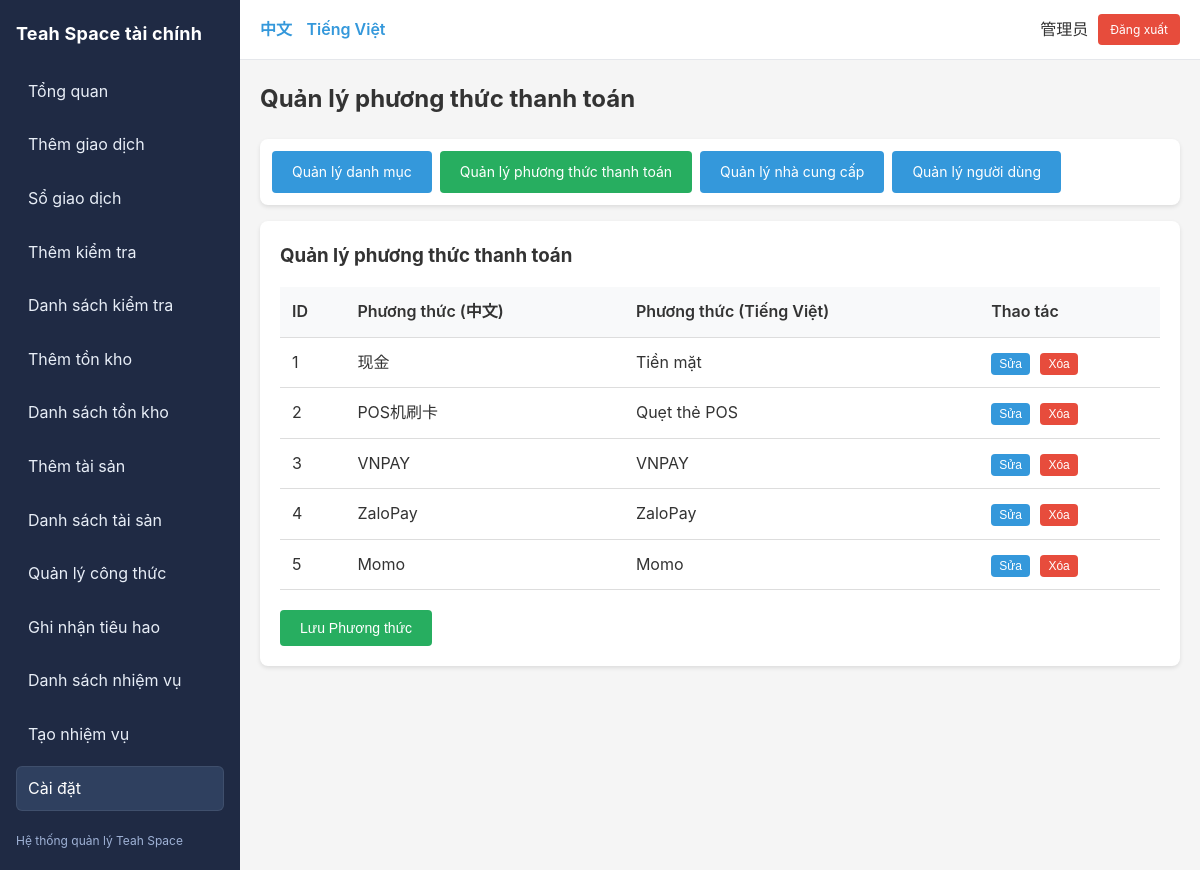
Page /index.php?r=settings/paymentMethods (signed in) on the committed database.
### tables this page shows
CREATE TABLE IF NOT EXISTS users (
  id INT AUTO_INCREMENT PRIMARY KEY,
  username VARCHAR(64) NOT NULL UNIQUE COMMENT '用户名',
  password_hash VARCHAR(255) NOT NULL COMMENT '密码哈希',
  display_name VARCHAR(64) NOT NULL COMMENT '显示名称',
  role_id INT NOT NULL COMMENT '角色ID',
  is_active TINYINT(1) NOT NULL DEFAULT 1 COMMENT '是否激活',
  created_at TIMESTAMP DEFAULT CURRENT_TIMESTAMP COMMENT '创建时间',
  updated_at TIMESTAMP DEFAULT CURRENT_TIMESTAMP ON UPDATE CURRENT_TIMESTAMP COMMENT '更新时间',
  CONSTRAINT fk_users_role FOREIGN KEY (role_id) REFERENCES roles(id) ON DELETE RESTRICT,
  INDEX idx_username (username),
  INDEX idx_role (role_id)
);

CREATE TABLE IF NOT EXISTS payment_methods (
  id INT AUTO_INCREMENT PRIMARY KEY,
  name_zh VARCHAR(64) NOT NULL COMMENT '中文名称',
  name_vi VARCHAR(64) NOT NULL COMMENT '越南语名称',
  is_active TINYINT(1) NOT NULL DEFAULT 1 COMMENT '是否激活'
);

### app/controllers/SettingController.php (called while the page is built, shortened)
<?php
require_once __DIR__ . '/../core/Auth.php';
require_once __DIR__ . '/../models/PaymentMethod.php';
require_once __DIR__ . '/../models/User.php';
require_once __DIR__ . '/../core/DB.php';
class SettingController {
  public function paymentMethods() {
    $paymentMethods = PaymentMethod::all();
    include __DIR__ . '/../views/settings/payment_methods.php';
  }
}

### app/core/Router.php (called while the page is built, shortened)
<?php
class Router {
  public static function dispatch() {
    $r = $_GET['r'] ?? 'reports/dashboard';
    [$controller, $action] = array_pad(explode('/', $r), 2, 'index');
    $obj = new $controller;
    call_user_func([$obj, $action]);
  }
}

### public/index.php (called while the page is built, shortened)
<?php
require_once __DIR__ . '/../app/config/db.php';
require_once __DIR__ . '/../app/core/DB.php';
require_once __DIR__ . '/../app/core/Router.php';
require_once __DIR__ . '/../app/core/Auth.php';
require_once __DIR__ . '/../app/core/I18n.php';
Router::dispatch();

### app/core/I18n.php (called while the page is built, shortened)
<?php
class I18n {
  private static $lang = [];
  private static $current = 'vi';
  public static function init() {
    self::$current = $_SESSION['lang'] ?? 'vi';
    $langFile = __DIR__ . "/../../lang/" . self::$current . ".php";
    if (file_exists($langFile)) {
      self::$lang = require $langFile;
    } else {
      self::$lang = [];
    }
  }
  public static function t($key) {
    return self::$lang[$key] ?? $key;
  }
  public static function current() {
    return self::$current;
  }
}
function __($key) {
  return I18n::t($key);
}

### app/core/Auth.php (called while the page is built, shortened)
<?php
require_once __DIR__ . '/../models/User.php';
class Auth {
  public static function check() {
    return isset($_SESSION['user_id']);
  }
  public static function user() {
    return User::find($_SESSION['user_id']);
  }
}

### app/core/DB.php (called while the page is built)
<?php
class DB {
  private static $conn = null;
  public static function conn() {
    if (self::$conn === null) {
      $config = require __DIR__ . '/../config/db.php';
      try {
        $dsn = "mysql:host={$config['host']};dbname={$config['dbname']};charset={$config['charset']}";
        self::$conn = new PDO($dsn, $config['user'], $config['pass'], [
          PDO::ATTR_ERRMODE => PDO::ERRMODE_EXCEPTION,
          PDO::ATTR_DEFAULT_FETCH_MODE => PDO::FETCH_ASSOC,
          PDO::ATTR_EMULATE_PREPARES => false,
        ]);
      } catch (PDOException $e) {
        die('Database connection failed: ' . $e->getMessage());
      }
    }
    return self::$conn;
  }
}

### app/models/User.php (called while the page is built, shortened)
<?php
require_once __DIR__ . '/../core/DB.php';
class User {
  public static function find($id) {
    $stmt = DB::conn()->prepare("
      SELECT u.*, r.`key` as role_key, r.name_zh as role_name_zh, r.name_vi as role_name_vi
      FROM users u
      JOIN roles r ON u.role_id = r.id
      WHERE u.id = ?
    ");
    $stmt->execute([$id]);
    return $stmt->fetch();
  }
}

### app/models/PaymentMethod.php (called while the page is built, shortened)
<?php
require_once __DIR__ . '/../core/DB.php';
class PaymentMethod {
  public static function all($filters = []) {
    $where = [];
    $params = [];
    $sql = "SELECT * FROM payment_methods";
    $sql .= " ORDER BY id";
    $stmt = DB::conn()->prepare($sql);
    $stmt->execute($params);
    return $stmt->fetchAll();
  }
}

### app/views/settings/payment_methods.php (the view, shortened to what this page needs)
<?php
include __DIR__ . '/../layout/header.php';
$current = $_GET['r'] ?? '';
?>
<h2 style="margin-bottom: 20px;"><?= __('setting.payment_methods') ?></h2>
<div class="card" style="padding: 12px; margin-bottom: 16px;">
  <div style="display: flex; gap: 8px; flex-wrap: wrap;">
    <a class="btn <?= $current === 'settings/categories' ? 'btn-success' : '' ?>" href="/index.php?r=settings/categories"><?= __('setting.categories') ?></a>
    <a class="btn <?= $current === 'settings/paymentMethods' ? 'btn-success' : '' ?>" href="/index.php?r=settings/paymentMethods"><?= __('setting.payment_methods') ?></a>
    <a class="btn <?= $current === 'settings/vendors' ? 'btn-success' : '' ?>" href="/index.php?r=settings/vendors"><?= __('setting.vendors') ?></a>
    <a class="btn <?= $current === 'settings/users' ? 'btn-success' : '' ?>" href="/index.php?r=settings/users"><?= __('setting.users') ?></a>
  </div>
</div>
<div class="card">
  <h3 style="margin-bottom: 16px;"><?= __('setting.payment_methods') ?></h3>
  <table>
    <tr>
      <th>ID</th>
      <th><?= __('field.payment') ?> (中文)</th>
      <th><?= __('field.payment') ?> (Tiếng Việt)</th>
      <th><?= __('list.actions') ?></th>
    </tr>
    <?php foreach ($paymentMethods as $pm): ?>
    <tr>
      <td><?= $pm['id'] ?></td>
      <td><?= htmlspecialchars($pm['name_zh']) ?></td>
      <td><?= htmlspecialchars($pm['name_vi']) ?></td>
      <td>
        <button onclick="editPaymentMethod(<?= htmlspecialchars(json_encode($pm)) ?>)" class="btn" style="padding: 4px 8px; font-size: 12px;">
          <?= __('btn.edit') ?>
        </button>
        <form method="post" style="display:inline-block; margin-left:6px;" onsubmit="return confirm('<?= __('btn.delete') ?>?');">
          <button type="submit" class="btn btn-danger" style="padding: 4px 8px; font-size: 12px;"><?= __('btn.delete') ?></button>
        </form>
      </td>
    </tr>
    <?php endforeach; ?>
  </table>
  <div style="margin-top: 20px;">
    <button onclick="showAddForm()" class="btn btn-success"><?= __('btn.save') ?> <?= __('field.payment') ?></button>
  </div>
</div>
<?php include __DIR__ . '/../layout/footer.php'; ?>

### app/views/layout/header.php (shortened to what this page needs)
<!doctype html>
<html lang="<?= I18n::current() ?>">
<head>
</head>
<body>
<?php if (Auth::check()): ?>
<div class="layout">
  <aside class="sidebar">
    <div class="brand"><?= __('app.name') ?></div>
    <nav class="nav-vertical">
      <a href="/index.php?r=reports/dashboard" class="<?= ($_GET['r'] ?? '') === 'reports/dashboard' ? 'active' : '' ?>">
        <?= __('nav.dashboard') ?>
      </a>
      <a href="/index.php?r=transactions/create" class="<?= ($_GET['r'] ?? '') === 'transactions/create' ? 'active' : '' ?>">
        <?= __('nav.add') ?>
      </a>
      <a href="/index.php?r=transactions/list" class="<?= ($_GET['r'] ?? '') === 'transactions/list' ? 'active' : '' ?>">
        <?= __('nav.list') ?>
      </a>
      <?php if (in_array(Auth::user()['role_key'], ['owner', 'manager', 'accountant'])): ?>
      <a href="/index.php?r=inspections/create" class="<?= ($_GET['r'] ?? '') === 'inspections/create' ? 'active' : '' ?>">
        <?= __('nav.inspections_create') ?>
      </a>
      <a href="/index.php?r=inspections/list" class="<?= ($_GET['r'] ?? '') === 'inspections/list' ? 'active' : '' ?>">
        <?= __('nav.inspections') ?>
      </a>
      <a href="/index.php?r=materials/create" class="<?= ($_GET['r'] ?? '') === 'materials/create' ? 'active' : '' ?>">
        <?= __('nav.materials_create') ?>
      </a>
      <a href="/index.php?r=materials/list" class="<?= ($_GET['r'] ?? '') === 'materials/list' ? 'active' : '' ?>">
        <?= __('nav.materials_list') ?>
      </a>
      <a href="/index.php?r=assets/create" class="<?= ($_GET['r'] ?? '') === 'assets/create' ? 'active' : '' ?>">
        <?= __('nav.assets_create') ?>
      </a>
      <a href="/index.php?r=assets/list" class="<?= ($_GET['r'] ?? '') === 'assets/list' ? 'active' : '' ?>">
        <?= __('nav.assets_list') ?>
      </a>
      <a href="/index.php?r=drinks/recipes" class="<?= ($_GET['r'] ?? '') === 'drinks/recipes' ? 'active' : '' ?>">
        <?= __('nav.recipes') ?>
      </a>
      <a href="/index.php?r=drinks/consume" class="<?= ($_GET['r'] ?? '') === 'drinks/consume' ? 'active' : '' ?>">
        <?= __('nav.consume') ?>
      </a>
      <?php endif; ?>
      <a href="/index.php?r=tasks/list" class="<?= strpos($_GET['r'] ?? '', 'tasks') === 0 ? 'active' : '' ?>">
        <?= __('task.list') ?>
      </a>
      <?php if (in_array(Auth::user()['role_key'], ['owner', 'manager'])): ?>
      <a href="/index.php?r=tasks/create" class="<?= ($_GET['r'] ?? '') === 'tasks/create' ? 'active' : '' ?>">
        <?= __('task.create') ?>
      </a>
      <?php endif; ?>
      <?php if (in_array(Auth::user()['role_key'], ['owner', 'manager', 'accountant'])): ?>
      <a href="/index.php?r=settings/categories" class="<?= strpos($_GET['r'] ?? '', 'settings') === 0 ? 'active' : '' ?>">
        <?= __('nav.settings') ?>
      </a>
      <?php endif; ?>
    </nav>
    <div class="hint"><?= __('app.title') ?></div>
  </aside>
  <div class="main" style="flex: 1; min-width: 0;">
    <div class="topbar">
      <div class="lang-switch">
        <a href="?<?= http_build_query(array_merge($_GET, ['lang' => 'zh'])) ?>">中文</a>
        <a href="?<?= http_build_query(array_merge($_GET, ['lang' => 'vi'])) ?>">Tiếng Việt</a>
      </div>
      <div class="user-box">
        <span><?= htmlspecialchars(Auth::user()['display_name']) ?></span>
        <a href="/index.php?r=auth/logout" class="btn btn-danger" style="padding: 6px 12px; font-size: 12px;">
          <?= __('nav.logout') ?>
        </a>
      </div>
    </div>
    <div class="container">
<?php else: ?>
<div class="container">
<?php endif; ?>

### app/views/layout/header.php (style rules this page uses)
* { margin: 0; padding: 0; box-sizing: border-box; }
body { font-family: -apple-system, BlinkMacSystemFont, 'Segoe UI', Roboto, 'Helvetica Neue', Arial, sans-serif; background: #f5f5f5; color: #333; line-height: 1.6; }
.layout { display: flex; min-height: 100vh; }
.sidebar { width: 240px; background: #1f2a44; color: #e8eef7; padding: 20px 16px; }
.sidebar .brand { font-weight: 700; font-size: 18px; margin-bottom: 20px; color: #fff; letter-spacing: 0.2px; }
.nav-vertical { display: flex; flex-direction: column; gap: 8px; }
.nav-vertical a { color: #e8eef7; text-decoration: none; padding: 10px 12px; border-radius: 6px; transition: background 0.2s, color 0.2s; }
.nav-vertical a.active { background: #2f405f; color: #fff; box-shadow: inset 0 0 0 1px rgba(255,255,255,0.08); }
.sidebar .hint { margin-top: 20px; font-size: 12px; color: #9fb2d6; }
.topbar { background: #fff; padding: 14px 20px; display: flex; align-items: center; justify-content: space-between; border-bottom: 1px solid #e5e7eb; position: sticky; top: 0; z-index: 10; }
.topbar .lang-switch a { color: #3498db; text-decoration: none; margin-right: 10px; font-weight: 600; }
.topbar .lang-switch a:last-child { margin-right: 0; }
.topbar .user-box { display: flex; align-items: center; gap: 10px; }
.container { max-width: 1200px; margin: 0 auto; padding: 20px; }
.card { background: white; border-radius: 8px; padding: 20px; margin-bottom: 20px; box-shadow: 0 2px 4px rgba(0,0,0,0.1); }
.btn { display: inline-block; padding: 10px 20px; background: #3498db; color: white; text-decoration: none; border-radius: 4px; border: none; cursor: pointer; font-size: 14px; }
.btn-danger { background: #e74c3c; }
.btn-success { background: #27ae60; }
table { width: 100%; border-collapse: collapse; background: white; }
table th, table td { padding: 12px; text-align: left; border-bottom: 1px solid #ddd; }
table th { background: #f8f9fa; font-weight: 600; }

### rows in the picture
users: display_name "管理员"
payment_methods: id "1", name_zh "现金", name_vi "Tiền mặt"
payment_methods: id "2", name_zh "POS机刷卡", name_vi "Quẹt thẻ POS"
payment_methods: id "3", name_zh "VNPAY", name_vi "VNPAY"
payment_methods: id "4", name_zh "ZaloPay", name_vi "ZaloPay"
payment_methods: id "5", name_zh "Momo", name_vi "Momo"

### other values in the picture
__('app.name') "Teah Space tài chính"
__('nav.dashboard') "Tổng quan"
__('nav.add') "Thêm giao dịch"
__('nav.list') "Sổ giao dịch"
__('nav.inspections_create') "Thêm kiểm tra"
__('nav.inspections') "Danh sách kiểm tra"
__('nav.materials_create') "Thêm tồn kho"
__('nav.materials_list') "Danh sách tồn kho"
__('nav.assets_create') "Thêm tài sản"
__('nav.assets_list') "Danh sách tài sản"
__('nav.recipes') "Quản lý công thức"
__('nav.consume') "Ghi nhận tiêu hao"
__('task.list') "Danh sách nhiệm vụ"
__('task.create') "Tạo nhiệm vụ"
__('nav.settings') "Cài đặt"
